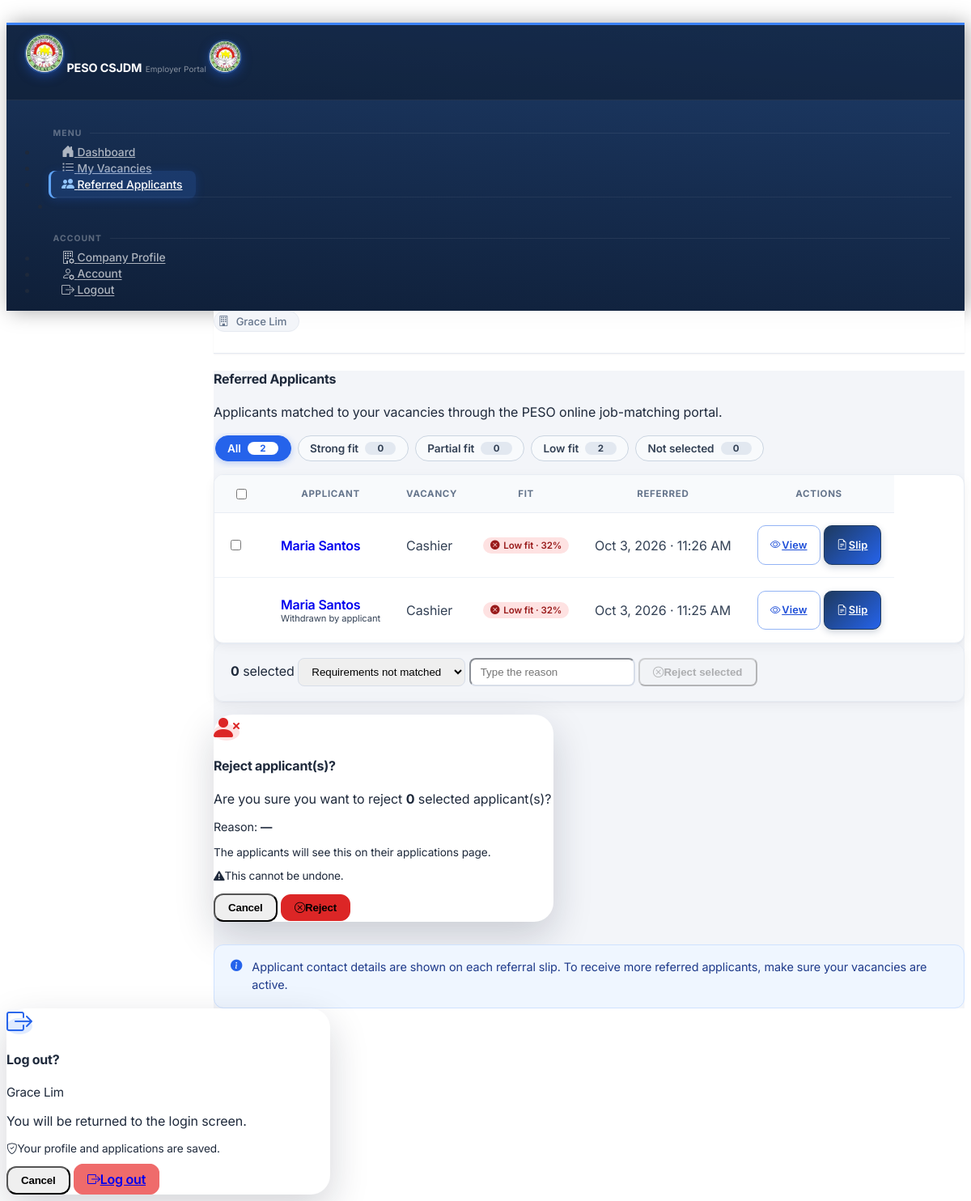
/employer/referred (signed in), run on an earlier commit of the app's database.
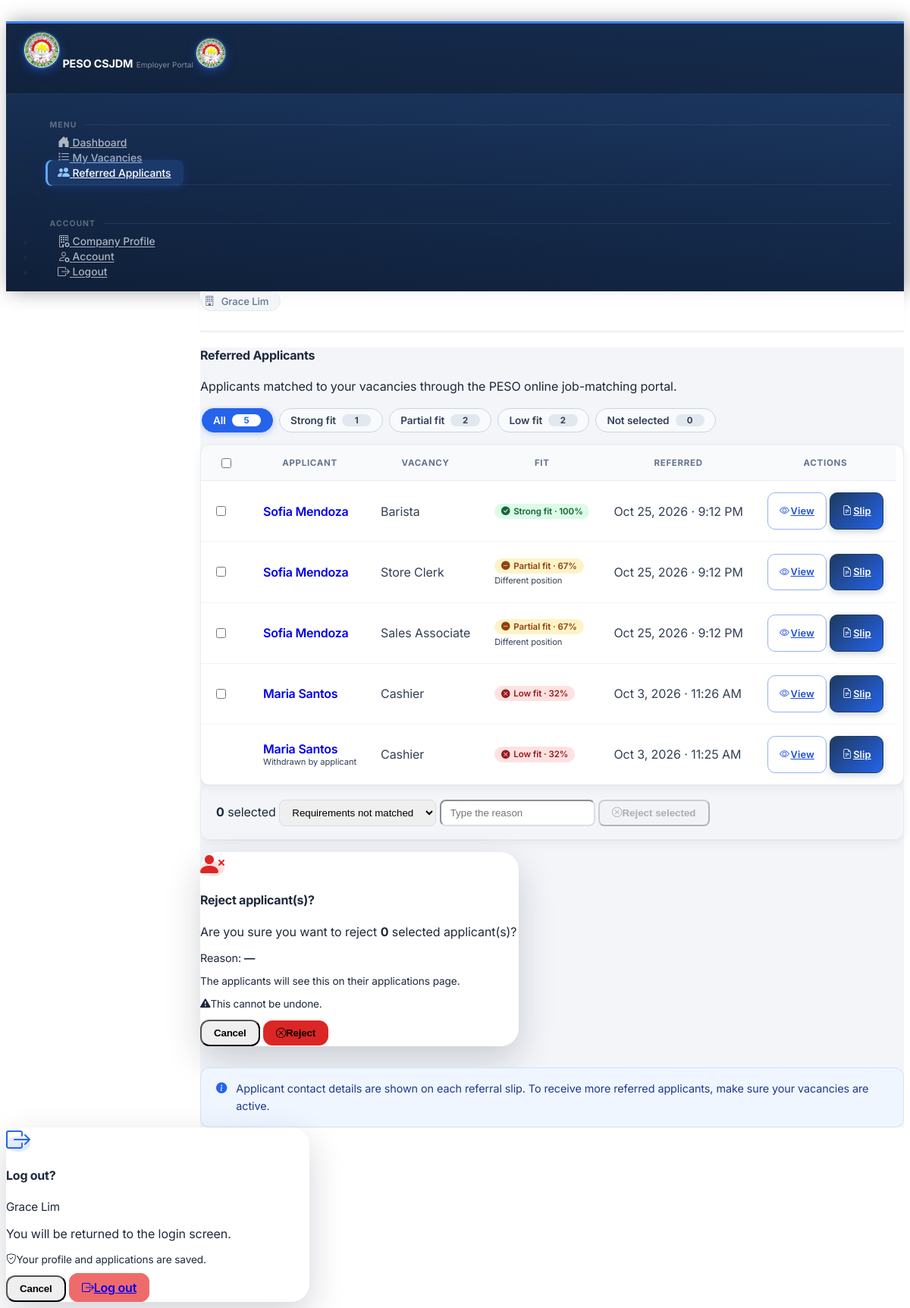
And on a later commit of the database.
### tables this page shows
CREATE TABLE referrals (
            referral_id           INTEGER  PRIMARY KEY AUTOINCREMENT,
            applicant_id INTEGER  NOT NULL,
            vacancy_id   INTEGER  NOT NULL,
            referred_by  INTEGER  NOT NULL,
            referred_at  DATETIME DEFAULT CURRENT_TIMESTAMP,
            status       TEXT     DEFAULT 'referred',
            notes        TEXT, suitability_score REAL, reject_reason TEXT,
            FOREIGN KEY (applicant_id) REFERENCES applicants(applicant_id),
            FOREIGN KEY (vacancy_id)   REFERENCES job_vacancies(vacancy_id),
            FOREIGN KEY (referred_by)  REFERENCES users(user_id)
        );

CREATE TABLE "applicants" (
                applicant_id                 INTEGER  PRIMARY KEY AUTOINCREMENT,
                first_name         TEXT     NOT NULL,
                last_name          TEXT     NOT NULL,
                sex                TEXT,
                age                INTEGER,
                barangay           TEXT,
                district           TEXT,
                employment_status  TEXT     DEFAULT 'Unemployed',
                is_pwd             INTEGER  DEFAULT 0,
                educ_level         TEXT     NOT NULL,
                preferred_position TEXT     NOT NULL,
                skills             TEXT     NOT NULL,
                work_experience    TEXT,
                user_id            INTEGER  REFERENCES users(user_id),
                created_at         DATETIME DEFAULT CURRENT_TIMESTAMP,
                is_archived        INTEGER  DEFAULT 0
            , birthdate DATE, contact_number TEXT, middle_name TEXT, suffix TEXT, civil_status TEXT, address_line TEXT, city TEXT, province TEXT, height_cm TEXT, religion TEXT, tin TEXT, landline TEXT, disability TEXT, is_4ps INTEGER DEFAULT 0, household_id TEXT, is_wodp INTEGER DEFAULT 0, is_dswd_foodstamp INTEGER DEFAULT 0, is_caregiver INTEGER DEFAULT 0, is_ofw INTEGER DEFAULT 0, ofw_country TEXT, is_former_ofw INTEGER DEFAULT 0, former_ofw_country TEXT, ofw_return_date TEXT, employed_type TEXT, unemployed_reason TEXT, job_search_months INTEGER, pref_work_local TEXT, pref_work_overseas TEXT, languages TEXT, education TEXT, trainings TEXT, eligibilities TEXT, work_history TEXT, other_skills TEXT, certified INTEGER DEFAULT 0, certified_at DATETIME, photo TEXT);

CREATE TABLE job_vacancies (
            vacancy_id                   INTEGER  PRIMARY KEY AUTOINCREMENT,
            employer_name        TEXT     NOT NULL,
            job_title            TEXT     NOT NULL,
            occupational_category TEXT    NOT NULL,
            is_local             INTEGER  DEFAULT 1,
            is_active            INTEGER  DEFAULT 1,
            created_at           DATETIME DEFAULT CURRENT_TIMESTAMP
        , employer_id INTEGER REFERENCES users(user_id), application_deadline DATE, req_gender TEXT DEFAULT 'Any', req_age_min INTEGER, req_age_max INTEGER, req_education TEXT, req_documents TEXT, req_experience_months INTEGER, salary_min INTEGER, salary_max INTEGER, salary_period TEXT, job_location TEXT, req_skills TEXT, requirements_deadline DATE, interview_date DATE, interview_time TEXT, interview_date_end DATE, interview_time_end TEXT, location_type TEXT, venue_address TEXT, max_applicants INTEGER);

### app.py (the view)
@app.route('/employer/referred')
@employer_required
def employer_referred():
    emp = _get_my_employer()
    if not emp or not emp['is_approved']:
        return redirect(url_for('employer_profile'))
    db     = get_db()
    status = request.args.get('status', 'all')
    fit    = request.args.get('fit', 'all')
    conds  = ['jv.employer_id=?']
    params = [session['user_id']]
    if status != 'all':
        conds.append('r.status=?')
        params.append(status)
    rows = db.execute(f'''
        SELECT r.*, a.first_name, a.last_name, jv.job_title
        FROM referrals r
        JOIN applicants a ON r.applicant_id=a.applicant_id
        JOIN job_vacancies jv ON r.vacancy_id=jv.vacancy_id
        WHERE {" AND ".join(conds)}
        ORDER BY r.referred_at DESC
    ''', params).fetchall()
    referrals, counts = [], {'all': 0, 'strong': 0, 'partial': 0, 'low': 0, 'rejected': 0}
    for r in rows:
        d = dict(r)
        d['fit_key'], d['fit_label'] = fit_tier(d['suitability_score'])
        d['fit_reason'] = ''
        if d['fit_key'] in ('low', 'partial'):
            ap = db.execute('SELECT * FROM applicants WHERE applicant_id=?', (d['applicant_id'],)).fetchone()
            vac = db.execute('SELECT * FROM job_vacancies WHERE vacancy_id=?', (d['vacancy_id'],)).fetchone()
            if ap and vac:
                d['fit_reason'] = fit_reason(vac, ap)
        counts['all'] += 1
        if d['status'] == 'rejected':
            counts['rejected'] += 1
        elif d['fit_key'] in counts:
            counts[d['fit_key']] += 1
        referrals.append(d)
    if fit == 'rejected':
        referrals = [d for d in referrals if d['status'] == 'rejected']
    elif fit in ('strong', 'partial', 'low'):
        referrals = [d for d in referrals if d['fit_key'] == fit and d['status'] != 'rejected']
    referrals.sort(key=lambda d: (d['status'] in ('rejected', 'cancelled'), -(d['suitability_score'] or 0)))
    return render_template('employer/referred.html', emp=emp, referrals=referrals,
                           status=status, fit=fit, counts=counts, reject_reasons=REJECT_REASONS)

### templates/employer/referred.html (shortened to what this page needs)
﻿{% extends 'base_employer.html' %}
{% block content %}
<div class="mb-4">
  <h4 class="fw-bold mb-0">Referred Applicants</h4>
  <p class="text-muted small mb-0">Applicants matched to your vacancies through the PESO online job-matching portal.</p>
</div>
<nav class="fit-tabs" aria-label="Filter applicants by fit">
  {% for key, label in [('all','All'),('strong','Strong fit'),('partial','Partial fit'),('low','Low fit'),('rejected','Not selected')] %}
  <a class="fit-tab {{ 'active' if fit == key else '' }}" href="{{ url_for('employer_referred', fit=key) }}"{% if fit == key %} aria-current="page"{% endif %}>
    {{ label }}<span class="fit-count">{{ counts[key] }}</span>
  </a>
  {% endfor %}
</nav>
{% if referrals %}
<form method="POST" action="{{ url_for('employer_referred_reject') }}" id="bulk-form">
<div class="card apps-card" style="overflow:hidden;">
  <div class="table-responsive">
  <table class="table table-hover mb-0 apps-table">
    <thead>
      <tr>
        <th class="ps-3" style="width:34px;"><input type="checkbox" class="form-check-input" id="chk-all" aria-label="Select all"></th>
        <th>Applicant</th>
        <th>Vacancy</th>
        <th>Fit</th>
        <th>Referred</th>
        <th>Actions</th>
      </tr>
    </thead>
    <tbody>
      {% for r in referrals %}
      <tr>
        <td class="ps-3">
          {% if r.status == 'referred' %}<input type="checkbox" class="form-check-input row-chk" name="ids" value="{{ r.referral_id }}" aria-label="Select {{ r.first_name }} {{ r.last_name }}">{% endif %}
        </td>
        <td>
          <a href="{{ url_for('employer_referred_detail', rid=r.referral_id) }}" class="fw-semibold small text-decoration-none">
            {{ r.first_name }} {{ r.last_name }}
          </a>
          {% if r.status == 'cancelled' %}<div class="text-muted" style="font-size:.7rem;">Withdrawn by applicant</div>{% endif %}
        </td>
        <td class="small text-muted">{{ r.job_title }}</td>
        <td>
          {% if r.suitability_score is not none %}
          <span class="fit-badge fit-{{ r.fit_key }}">
            <i class="bi {{ 'bi-check-circle-fill' if r.fit_key == 'strong' else 'bi-dash-circle-fill' if r.fit_key == 'partial' else 'bi-x-circle-fill' }}"></i>
            {{ r.fit_label }} &middot; {{ '%.0f'|format(r.suitability_score * 100) }}%
          </span>
          {% if r.fit_reason %}<div class="text-muted" style="font-size:.7rem;margin-top:.15rem;">{{ r.fit_reason }}</div>{% endif %}
          {% else %}
          <span class="text-muted small">—</span>
          {% endif %}
        </td>
        <td class="small text-muted">{{ r.referred_at|friendly_dt }}</td>
        <td>
          <div class="d-flex gap-2">
            <a href="{{ url_for('employer_referred_detail', rid=r.referral_id) }}"
               class="btn btn-sm btn-outline-primary">
              <i class="bi bi-eye me-1"></i>View
            </a>
            <a href="{{ url_for('referral_slip', rid=r.referral_id) }}"
               class="btn btn-sm btn-outline-secondary">
              <i class="bi bi-file-earmark-text me-1"></i>Slip
            </a>
          </div>
        </td>
      </tr>
      {% endfor %}
    </tbody>
  </table>
  </div>
</div>
<div class="card border-0 shadow-sm mt-3" id="bulk-bar" style="border-radius:12px;">
  <div class="card-body py-2 px-3 d-flex flex-wrap align-items-center gap-2">
    <span class="small text-muted"><strong id="sel-count">0</strong> selected</span>
    <select name="reason" id="reject-reason" class="form-select form-select-sm" style="max-width:240px;">
      {% for rr in reject_reasons %}<option value="{{ rr }}">{{ rr }}</option>{% endfor %}
    </select>
    <input type="text" name="note" id="reject-note" class="form-control form-control-sm d-none" maxlength="200" placeholder="Type the reason" style="max-width:240px;">
    <button type="button" class="btn btn-sm btn-outline-danger" id="bulk-btn" disabled>
      <i class="bi bi-x-circle me-1"></i>Reject selected
    </button>
  </div>
</div>
</form>
<div class="modal fade" id="rejectModal" tabindex="-1" aria-hidden="true">
  <div class="modal-dialog modal-dialog-centered" style="max-width:420px;">
    <div class="modal-content border-0" style="border-radius:24px;background:#fff;box-shadow:0 18px 48px rgba(15,23,42,.18);">
      <div class="modal-body text-center px-4 pt-5 pb-3">
        <span class="d-inline-flex align-items-center justify-content-center mb-3"
              style="width:76px;height:76px;border-radius:50%;background:#fee2e2;">
          <i class="bi bi-person-x-fill" style="font-size:2rem;color:#dc2626;"></i>
        </span>
        <h4 class="fw-bold mb-2">Reject applicant<span id="rm-plural">(s)</span>?</h4>
        <p class="mb-1" style="font-size:1rem;">Are you sure you want to reject <strong id="rm-count">0</strong> selected applicant<span id="rm-plural2">(s)</span>?</p>
        <p class="text-muted mb-1" style="font-size:.9rem;">Reason: <strong id="rm-reason">—</strong></p>
        <p class="text-muted mb-2" style="font-size:.85rem;">The applicants will see this on their applications page.</p>
        <p class="mb-0 fw-semibold text-danger" style="font-size:.85rem;"><i class="bi bi-exclamation-triangle-fill me-1"></i>This cannot be undone.</p>
      </div>
      <div class="modal-footer border-0 d-flex gap-2 px-4 pb-4 pt-3">
        <button type="button" class="btn btn-outline-secondary flex-fill fw-semibold py-2" style="border-radius:12px;"
                data-coreui-dismiss="modal" data-bs-dismiss="modal">Cancel</button>
        <button type="button" id="rm-confirm" class="btn flex-fill fw-semibold py-2 text-white" style="background:#dc2626;border:1px solid #dc2626;border-radius:12px;">
          <i class="bi bi-x-circle me-1"></i>Reject
        </button>
      </div>
    </div>
  </div>
</div>
<div class="apps-note mt-3">
  <i class="bi bi-info-circle-fill flex-shrink-0"></i>
  <span>Applicant contact details are shown on each referral slip. To receive more referred applicants, make sure your vacancies are active.</span>
</div>
{% elif fit != 'all' %}
<div class="card apps-card"><div class="card-body text-center text-muted py-5 small">No applicants in this group.</div></div>
{% endif %}
{% endblock %}

What changed in the data, as far as the page shows it:
added referrals: first_name "Sofia", last_name "Mendoza", job_title "Barista", fit_label "Strong fit", r.suitability_score*100 "100", referred_at|friendly_dt "Oct 25, 2026 · 9:12 PM"
added referrals: first_name "Sofia", last_name "Mendoza", job_title "Store Clerk", fit_label "Partial fit", r.suitability_score*100 "67", fit_reason "Different position", referred_at|friendly_dt "Oct 25, 2026 · 9:12 PM"
added referrals: first_name "Sofia", last_name "Mendoza", job_title "Sales Associate", fit_label "Partial fit", r.suitability_score*100 "67", fit_reason "Different position", referred_at|friendly_dt "Oct 25, 2026 · 9:12 PM"
Also different on the page:
new list line: "All 5"
new list line: "Strong fit 1"
new list line: "Partial fit 2"
list line gone: "All 2"
list line gone: "Strong fit 0"
list line gone: "Partial fit 0"
